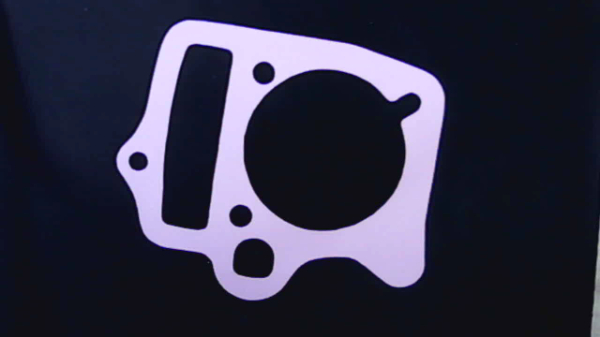
#> input picture detecterror-v2/src/input/error1.jpg, 600 x 337 px
$ python -i detects.py   (imports and definitions only)   (older library calls are emulated)
#> lines starting #> are read from the running program, lines starting #| are printed output that depends on the picture
### detecterror-v2/src/translations.py
import cv2
import numpy as np

from possible import Possible


# [7 lines left out: function convert_image_to_thresh, not called in this run]


def resize_image(img_pattern, img):
    height = img_pattern.shape[0]
    width = img_pattern.shape[1]
    # height, width = img_pattern.shape
    dim = (width, height)
    resized = cv2.resize(img, dim, interpolation=cv2.INTER_AREA)
    return resized


# [100 lines left out: functions crop_image_by_max_area, highlight_contours, find_contours, background_subtraction, rotation_react_90, not called in this run]

### detecterror-v2/src/detects.py
import cv2
import numpy as np

from translations import resize_image, find_contours, highlight_contours
from possible import Possible

# error1: loss circle


def is_error1(possibles):
    if len(possibles) == 8:
        return False
    return True


# error2: translate circle
def is_error2(img):
    img_pattern = cv2.imread("pattern/example.png")
    # resize images
    img = resize_image(img_pattern, img)

    hsv = cv2.cvtColor(img, cv2.COLOR_BGR2HSV)

    hue, saturation, value = cv2.split(hsv)
    # cv2.imwrite("output/hsv.png", value)

    # find contours
    # gray_pattern = cv2.cvtColor(img_pattern, cv2.COLOR_BGR2GRAY)

    contours, hierarchy = cv2.findContours(
        value, cv2.RETR_LIST, cv2.CHAIN_APPROX_SIMPLE)
    height, width = value.shape
    img_contours = np.zeros((height, width, 3), dtype=np.uint8)
    cv2.drawContours(img_contours, contours, -1, (0, 255, 0), 2)
    for i in range(0, len(contours)):
        possible = Possible(contours[i])
        h = possible.bounding_react_height
        w = possible.bounding_react_with
        x = possible.bounding_react_x
        y = possible.bounding_react_y
        roi = img_contours[y:y+h, x:x+w]
        possible.roi = roi
        # possibles.append(possible)
        cv2.imwrite("output/roi" + str(i)+".png", roi)
    # _, pattern_possibles, _ = find_contours(value)
    print(str(len(contours)))
    # [20 lines of commented-out code are left out]
    return True

>>> import cv2
>>> picture = cv2.imread('input/error1.jpg', cv2.IMREAD_GRAYSCALE)
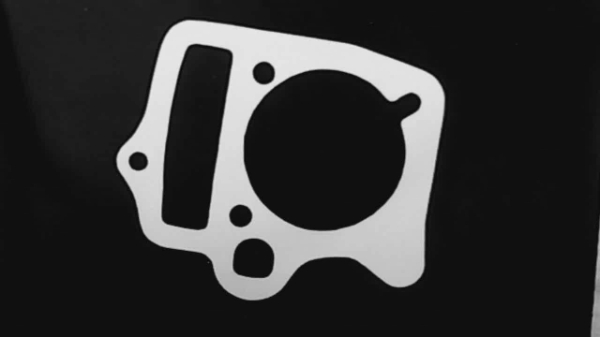
#> picture: shape (337, 600); min 8, max 234, mean 52.2
#> (the run stopped early here; a loop or call above may not have finished)

$ run again, on detecterror-v2/src/input/error2.jpg
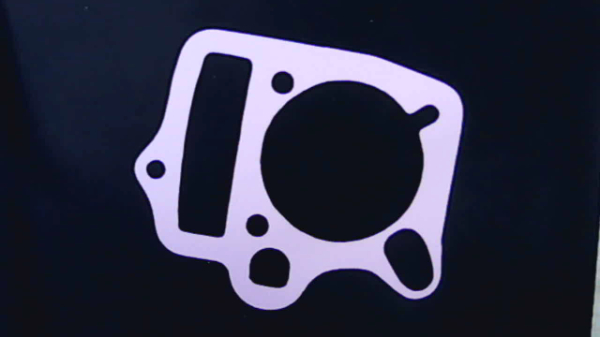
#> input picture detecterror-v2/src/input/error2.jpg, 600 x 337 px
#> `picture = cv2.imread('input/error1.jpg', cv2.IMREAD_GRAYSCALE)`:
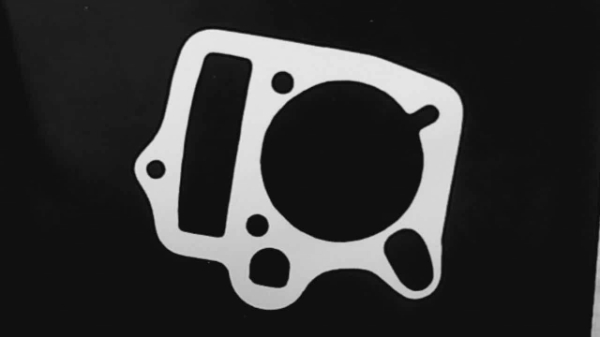
#> picture: shape (337, 600); min 8, max 235, mean 50.6
